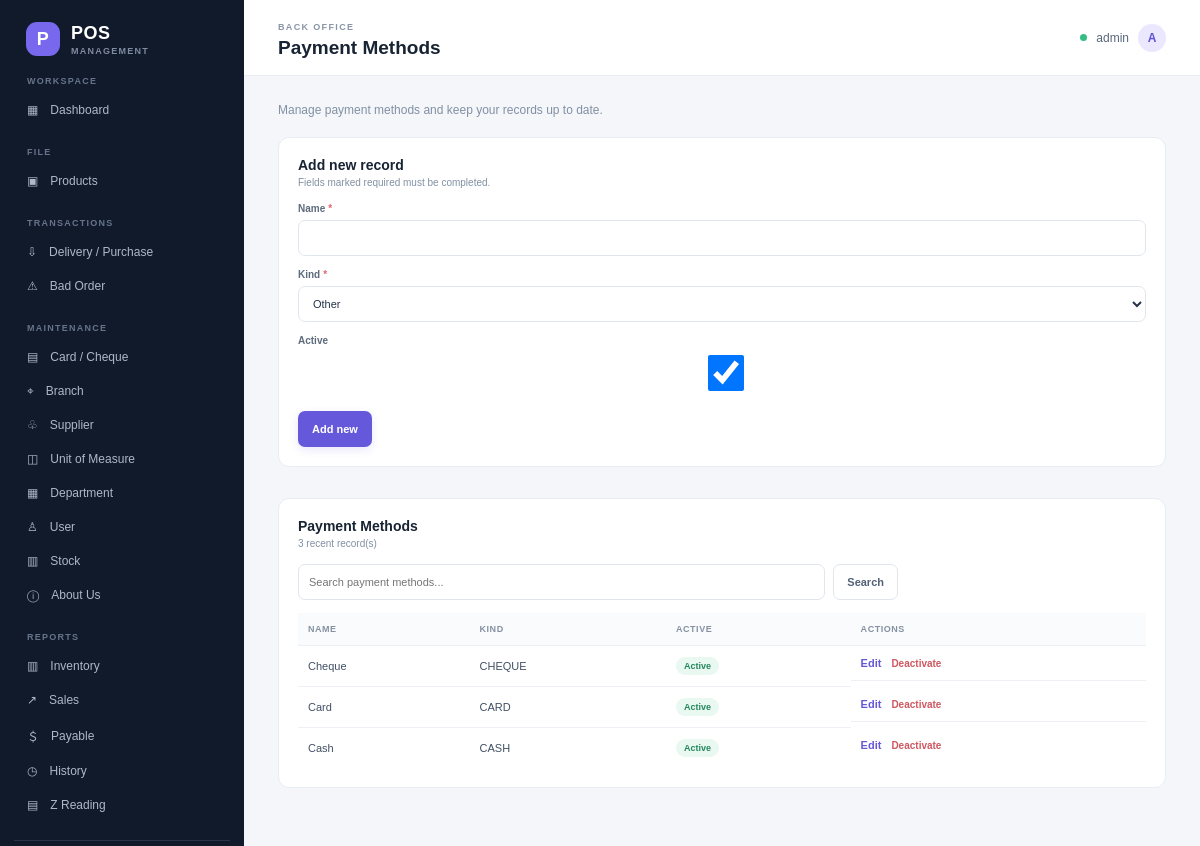
The app's page /backoffice/master/payments/ (signed in) with its own data.
### pos/models.py (models this page shows, shortened)
class User(AbstractUser):
    class Role(models.TextChoices):
        ADMIN = "ADMIN", "Admin"
        CASHIER = "CASHIER", "Cashier"
    role = models.CharField(max_length=10, choices=Role.choices, default=Role.CASHIER)
    branch = models.ForeignKey(Branch, null=True, blank=True, on_delete=models.SET_NULL, related_name="users")
    full_name = models.CharField(max_length=160, blank=True)
    objects = POSUserManager()
    @property
    def display_name(self):
        return self.full_name or self.get_full_name() or self.username

class PaymentMethod(models.Model):
    class Kind(models.TextChoices):
        CASH = "CASH", "Cash"
        CARD = "CARD", "Card"
        CHEQUE = "CHEQUE", "Cheque"
        OTHER = "OTHER", "Other"
    name = models.CharField(max_length=50, unique=True)
    kind = models.CharField(max_length=10, choices=Kind.choices, default=Kind.OTHER)
    active = models.BooleanField(default=True)

### pos/views.py (the view, shortened to what this page needs)
# urls.py: path("backoffice/master/<slug:entity>/", views.master_data, name="master"),
@admin_required
def master_data(request, entity):
    try:
        model, form_class, title, columns = MASTER_FORMS[entity]
    except KeyError as error:
        raise Http404 from error
    query = request.GET.get("q", "").strip()
    queryset = model.objects.all().order_by("-pk")
    if entity == "company":
        queryset = queryset.order_by("pk")
    editing = None
    if request.method == "POST":
        if request.POST.get("deactivate"):
            target = get_object_or_404(model, pk=request.POST["deactivate"])
            status_field = "active" if hasattr(target, "active") else "is_active" if hasattr(target, "is_active") else None
            if status_field:
                setattr(target, status_field, False)
                target.save(update_fields=[status_field])
                log_activity(request.user, f"{title.upper()} DEACTIVATED", description=str(target))
                messages.success(request, f"{title[:-1] if title.endswith('s') else title} deactivated.")
            else:
                messages.error(request, "This record cannot be deactivated.")
            return redirect("master", entity=entity)
        instance = get_object_or_404(model, pk=request.POST.get("record_id")) if request.POST.get("record_id") else None
        form = form_class(request.POST, instance=instance)
        if form.is_valid():
            try:
                obj = form.save()
            except IntegrityError:
                messages.error(request, "That value is already in use.")
            except ValueError as error:
                messages.error(request, str(error))
            else:
                if not instance and isinstance(obj, Product):
                    for branch in Branch.objects.filter(active=True):
                        Inventory.objects.get_or_create(product=obj, branch=branch)
                elif not instance and isinstance(obj, Branch):
                    for product in Product.objects.filter(active=True):
                        Inventory.objects.get_or_create(product=product, branch=obj)
                log_activity(request.user, f"{title.upper()} {'UPDATED' if instance else 'CREATED'}", description=str(obj))
                messages.success(request, f"{title[:-1] if title.endswith('s') else title} saved.")
                return redirect("master", entity=entity)
        else:
            editing = instance
    else:
        edit_id = request.GET.get("edit")
        if edit_id:
            editing = get_object_or_404(model, pk=edit_id)
        form = form_class(instance=editing)
    if entity == "company" and not queryset.exists() and request.method == "GET":
        form = form_class()
    return render(request, "pos/master.html", {
        "entity": entity, "title": title, "columns": columns, "records": queryset[:200],
        "form": form, "editing": editing, "query": query, "is_user_form": entity == "users",
    })

### pos/forms.py
class PaymentMethodForm(StyledModelForm):
    class Meta:
        model = PaymentMethod
        fields = ["name", "kind", "active"]

### pos/templatetags/pos_tags.py (called while the page is built)
@register.filter
def get_field(record, name):
    value = getattr(record, name, "")
    return value() if callable(value) else value

### pos/views.py (called while the page is built)
def role_required(role):
    def decorator(view_func):
        @wraps(view_func)
        def wrapped(request, *args, **kwargs):
            if not request.user.is_authenticated:
                return redirect("login")
            if request.user.role != role:
                messages.error(request, "You do not have permission to access that page.")
                return redirect("cashier" if request.user.role == User.Role.CASHIER else "backoffice")
            return view_func(request, *args, **kwargs)
        return wrapped
    return decorator

### templates/pos/master.html (shortened to what this page needs)
{% extends "pos/base.html" %}
{% load pos_tags %}
{% block page_heading %}{{ title }}{% endblock %}
{% block content %}
<div class="page-intro"><p class="muted">Manage {{ title|lower }} and keep your records up to date.</p></div>
<div class="split-layout">
  <section class="panel form-panel"><div class="panel-heading"><div><h2>{% if editing %}Edit record{% else %}Add new record{% endif %}</h2><p>Fields marked required must be completed.</p></div></div>
    <form method="post">{% csrf_token %}{% if editing %}<input type="hidden" name="record_id" value="{{ editing.pk }}">{% endif %}
      {% for field in form %}<div class="field"><label for="{{ field.id_for_label }}">{{ field.label }}{% if field.field.required %}<span class="required">*</span>{% endif %}</label>{{ field }}</div>{% endfor %}
      <div class="form-actions"><button class="button primary" type="submit">{% if editing %}Save changes{% else %}Add new{% endif %}</button></div>
    </form>
  </section>
  <section class="panel list-panel"><div class="panel-heading"><div><h2>{{ title }}</h2><p>{{ records|length }} recent record(s)</p></div></div>
    <form method="get" class="search-bar"><input class="input" type="search" name="q" value="{{ query }}" placeholder="Search {{ title|lower }}..."><button class="button secondary">Search</button></form>
    <div class="table-wrap"><table><thead><tr>{% for column in columns %}<th>{{ column|capfirst }}</th>{% endfor %}<th>Actions</th></tr></thead><tbody>
      {% for record in records %}<tr>{% for column in columns %}<td>{% if column == "active" or column == "is_active" %}<span class="badge {% if record.active or record.is_active %}success{% else %}muted-badge{% endif %}">{% if record.active or record.is_active %}Active{% else %}Inactive{% endif %}</span>{% elif column == "selling_price" %}₱{{ record.selling_price|floatformat:2 }}{% else %}{{ record|get_field:column|default:"—" }}{% endif %}</td>{% endfor %}<td class="actions"><a class="text-link" href="?edit={{ record.pk }}">Edit</a>{% if record.active or record.is_active %}<form method="post" class="inline" data-confirm-message="This will make the record inactive. Existing history and transactions will be kept." data-confirm-title="Deactivate this record?" data-confirm-action="Deactivate" data-confirm-variant="danger">{% csrf_token %}<input type="hidden" name="deactivate" value="{{ record.pk }}"><button class="link-danger" type="submit">Deactivate</button></form>{% endif %}</td></tr>
      {% empty %}<tr><td colspan="{{ columns|length|add:1 }}" class="empty-state">No records yet. Use the form to add one.</td></tr>{% endfor %}
    </tbody></table></div>
  </section>
</div>
{% endblock %}

### templates/pos/base.html (shortened to what this page needs)
{% load static %}
<!doctype html>
<html lang="en">
<head>
  <link rel="stylesheet" href="{% static 'pos/app.css' %}">
  <link rel="stylesheet" href="{% static 'pos/confirm.css' %}">
</head>
<body class="{% if user.is_authenticated and user.role == 'CASHIER' %}cashier-shell{% endif %}">
{% if user.is_authenticated %}
<div class="layout">
  <aside class="sidebar">
    <a class="brand" href="{% url 'dashboard' %}"><span class="brand-icon">P</span><span>POS<span class="brand-sub">MANAGEMENT</span></span></a>
    <div class="nav-caption">WORKSPACE</div>
    {% if user.role == "ADMIN" %}
      <a class="nav-link" href="{% url 'backoffice' %}">▦ <span>Dashboard</span></a>
      <div class="nav-caption">FILE</div>
      <a class="nav-link" href="{% url 'master' 'products' %}">▣ <span>Products</span></a>
      <div class="nav-caption">TRANSACTIONS</div>
      <a class="nav-link" href="{% url 'purchases' %}">⇩ <span>Delivery / Purchase</span></a>
      <a class="nav-link" href="{% url 'bad_orders' %}">⚠ <span>Bad Order</span></a>
      <div class="nav-caption">MAINTENANCE</div>
      <a class="nav-link" href="{% url 'master' 'payments' %}">▤ <span>Card / Cheque</span></a>
      <a class="nav-link" href="{% url 'master' 'branches' %}">⌖ <span>Branch</span></a>
      <a class="nav-link" href="{% url 'master' 'suppliers' %}">♧ <span>Supplier</span></a>
      <a class="nav-link" href="{% url 'master' 'units' %}">◫ <span>Unit of Measure</span></a>
      <a class="nav-link" href="{% url 'master' 'departments' %}">▦ <span>Department</span></a>
      <a class="nav-link" href="{% url 'master' 'users' %}">♙ <span>User</span></a>
      <a class="nav-link" href="{% url 'stock' %}">▥ <span>Stock</span></a>
      <a class="nav-link" href="{% url 'master' 'company' %}">ⓘ <span>About Us</span></a>
      <div class="nav-caption">REPORTS</div>
      <a class="nav-link" href="{% url 'report' 'inventory' %}">▥ <span>Inventory</span></a>
      <a class="nav-link" href="{% url 'report' 'sales' %}">↗ <span>Sales</span></a>
      <a class="nav-link" href="{% url 'report' 'payables' %}">＄ <span>Payable</span></a>
      <a class="nav-link" href="{% url 'report' 'history' %}">◷ <span>History</span></a>
      <a class="nav-link" href="{% url 'report' 'zreadings' %}">▤ <span>Z Reading</span></a>
    {% else %}
      <a class="nav-link" href="{% url 'cashier' %}">▦ <span>Cashiering</span></a>
      <a class="nav-link" href="{% url 'cashier_zreading' %}">▤ <span>Z Reading</span></a>
    {% endif %}
    <div class="sidebar-bottom"><div class="user-chip"></div></div>
  </aside>
  <main class="main">
    <header class="topbar"><div><span class="eyebrow">{% if user.role == "ADMIN" %}BACK OFFICE{% else %}CASHIERING{% endif %}</span><h1>{% block page_heading %}Dashboard{% endblock %}</h1></div><div class="top-user"><span class="status-dot"></span>{{ user.display_name }}<span class="avatar small">{{ user.display_name|first|upper }}</span></div></header>
    <section class="content">
      {% block content %}{% endblock %}
    </section>
  </main>
</div>
{% else %}
  {% for message in messages %}<div class="alert {{ message.tags }} login-alert">{{ message }}</div>{% endfor %}
  {% block anonymous_content %}{% endblock %}
{% endif %}
</body>
</html>

### records on screen
User: display_name "admin", display_name|first "A"
PaymentMethod: columns "Cheque" "CHEQUE", active "Active"
PaymentMethod: columns "Card" "CARD", active "Active"
PaymentMethod: columns "Cash" "CASH", active "Active"

### other values on screen
{{ title }} "Payment Methods"
{{ title|lower }} "payment methods"
{{ field.label }} "Name" "Kind" "Active"
{{ records|length }} "3"
{{ column|capfirst }} "NAME" "KIND" "ACTIVE"
